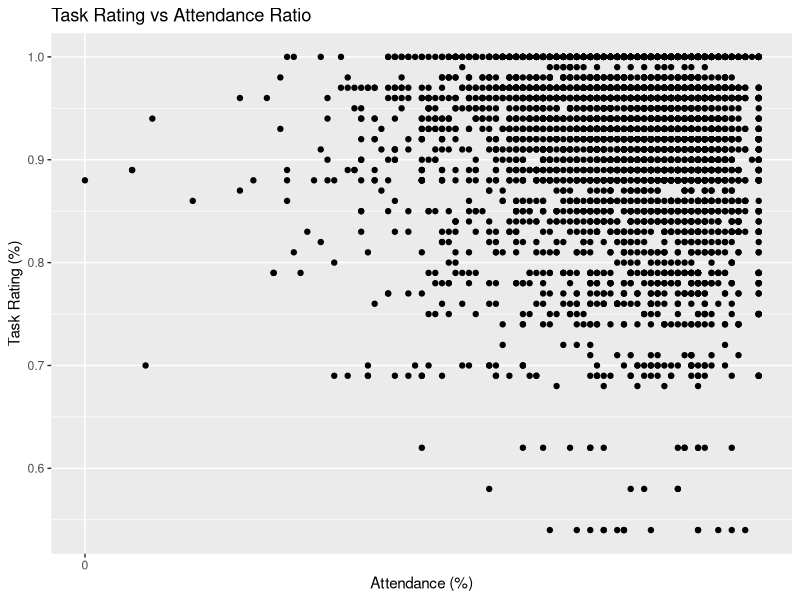
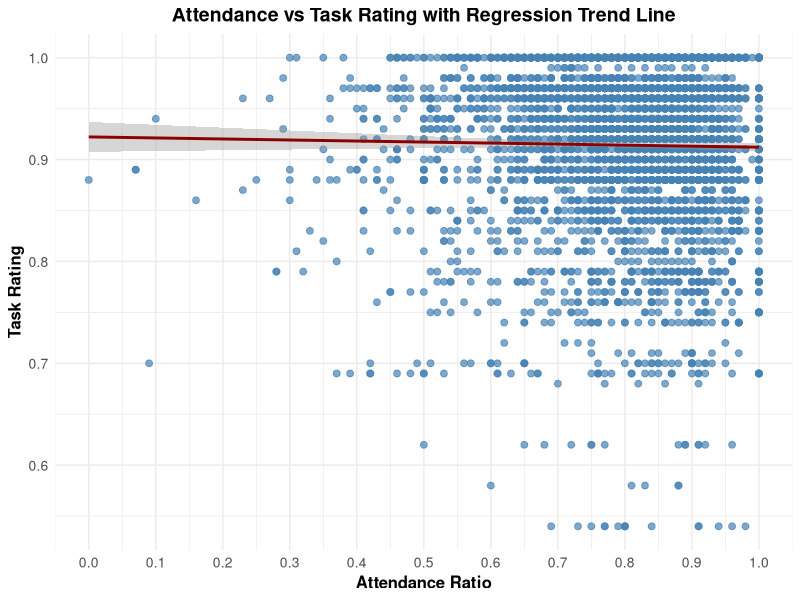
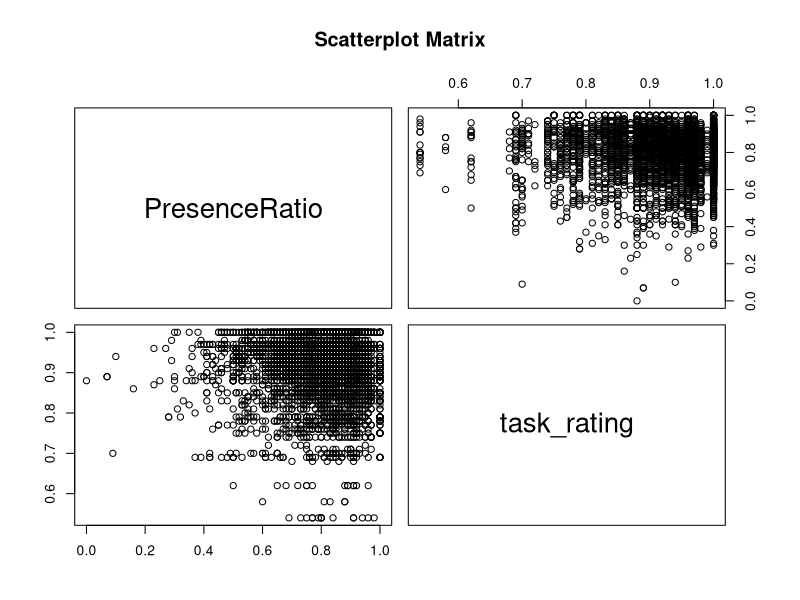
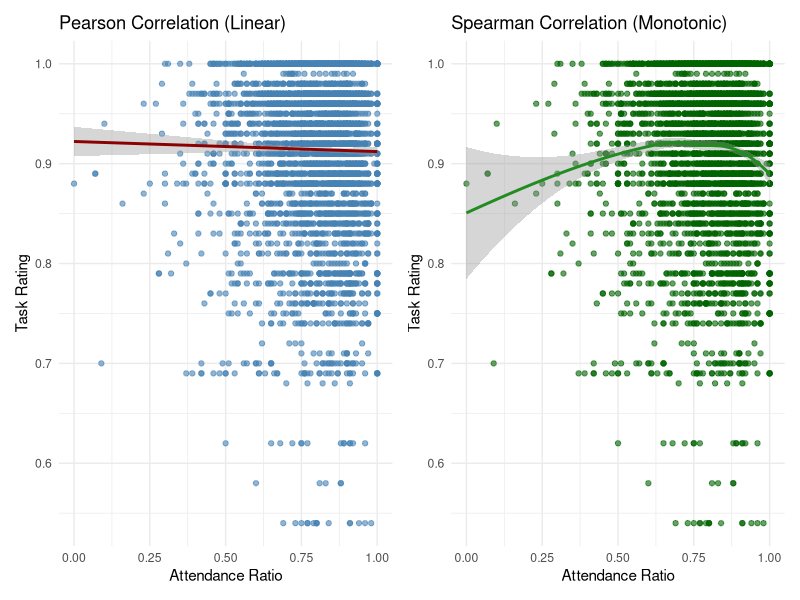
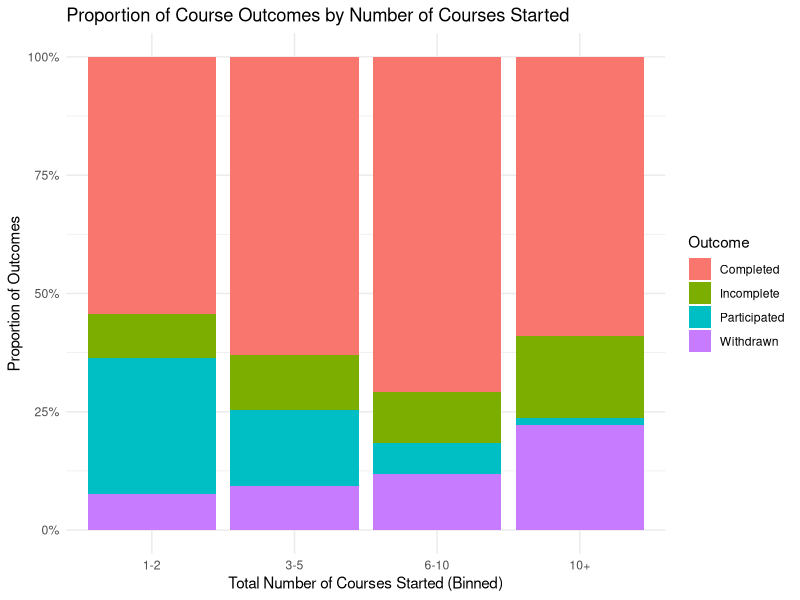
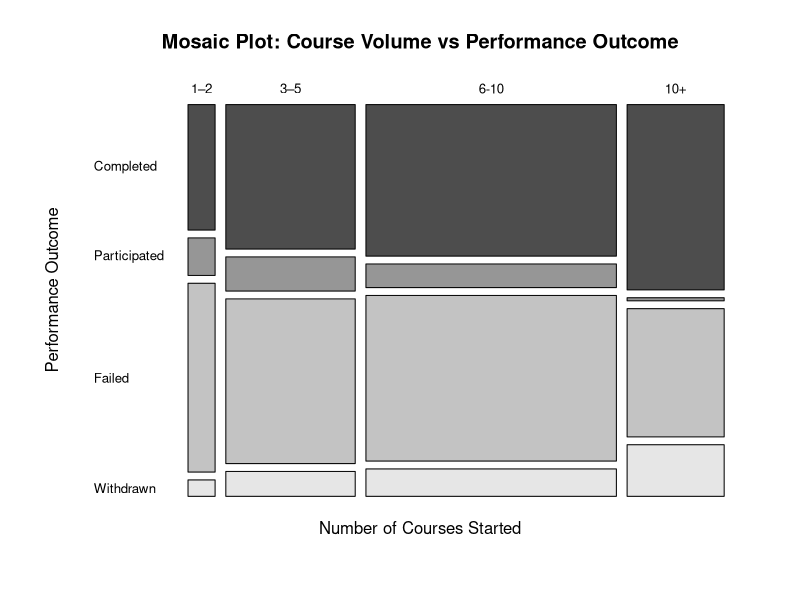
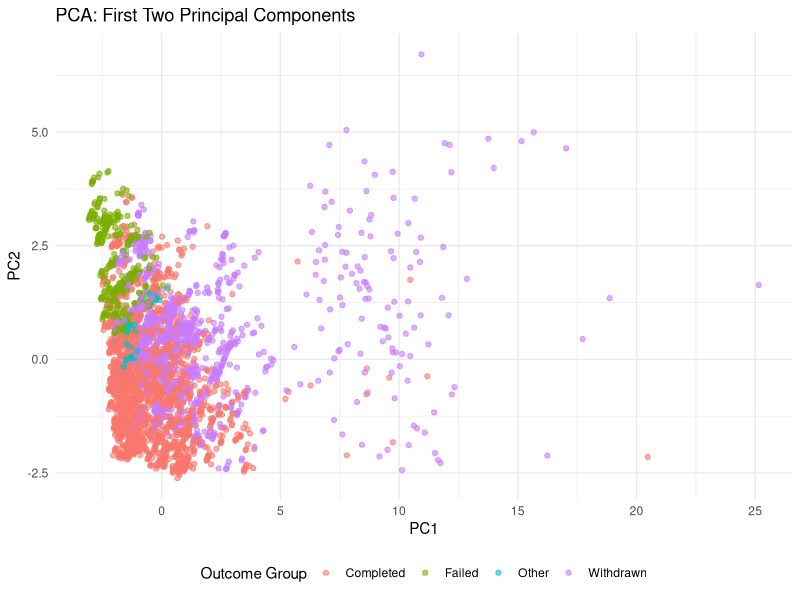

Source code (R) for these figures, in order:
## ---- chunk 1

## ---- chunk 2

## ---- chunk 3
knitr::opts_chunk$set(
  echo = TRUE,        
  warning = FALSE,     
  message = FALSE,     
  error = FALSE,       
  fig.align = "center",
  fig.width = 7,
  fig.height = 5
)

libs<-c("ggplot2", "dplyr", "corrplot", "patchwork", "patchwork", "tidyr", "scales", "vcd")
load_libraries<-function(libs){
new_libs <- libs[!(libs %in% installed.packages()[,"Package"])]
if(length(new_libs)>0) {install.packages(new_libs)}
lapply(libs, library, character.only = TRUE)
}
load_libraries(libs)
## ---- chunk 4
student_performance <- read.csv("../Data/TUMO Yerevan_Students Performance_Table - Sheet1.csv")
## ---- chunk 5
str(student_performance)
## ---- chunk 6
student_info <- read.csv("../Data/TUMO Yerevan Center Report_Students List_Table - Sheet1.csv", colClasses = c("TumoID" = "character"))
str(student_info) # 
## ---- chunk 7
student_info$TumoID <- as.numeric(student_info$TumoID)
options(scipen = 999) 
## ---- chunk 8
student_performance$task_rating <- round(student_performance$Awarded / 
      (student_performance$Awarded + student_performance$Rejected), 2)

student_performance$training_rating <- round(student_performance$Completed / 
      (student_performance$Incomplete + student_performance$Participated +       
         student_performance$Withdrawn + student_performance$Completed), 2)
## ---- chunk 9
str(student_performance)
## ---- chunk 10
table(student_performance$task_rating)
## ---- chunk 11
table(student_performance$training_rating)
## ---- chunk 12
merged_df <- inner_join(student_info, student_performance, by = "TumoID")
## ---- chunk 13
merged_df$PresenceRatio <- round(as.integer(merged_df$PresenceRatio) / 100, 2)
## ---- chunk 14
ggplot(merged_df, aes(x = PresenceRatio, y = task_rating)) +
  geom_point() +
  labs(
    title = "Task Rating vs Attendance Ratio",
    x = "Attendance (%)",
    y = "Task Rating (%)"
  ) +
  scale_x_continuous(breaks = seq(0, 100, 10))
## ---- chunk 15
ggplot(merged_df, aes(x = PresenceRatio, y = task_rating)) +
  geom_point(color = "steelblue", size = 2, alpha = 0.7) +                        # points
  geom_smooth(method = "lm", se = TRUE, color = "darkred", linewidth = 1) +       # trend line with CI
  labs(
    title = "Attendance vs Task Rating with Regression Trend Line",
    x = "Attendance Ratio",
    y = "Task Rating"
  ) +
  scale_x_continuous(breaks = seq(0, 1, 0.1)) +                                  # ticks every 0.1
  theme_minimal() +
  theme(
    plot.title = element_text(hjust = 0.5, face = "bold", size = 14),
    axis.title = element_text(face = "bold", size = 12),
    axis.text = element_text(size = 10)
  )
## ---- chunk 16
pairs(merged_df[, c("PresenceRatio", "task_rating")],
      main = "Scatterplot Matrix")
## ---- chunk 17
spearman_cor_test_result <- cor.test(merged_df$PresenceRatio, merged_df$task_rating,
                            method = "spearman", exact = FALSE, use = "complete.obs")
spearman_cor_test_result
## ---- chunk 18
pearson_cor_test_result <- cor.test(merged_df$PresenceRatio, merged_df$task_rating,
                            method = "pearson", exact = FALSE, use = "complete.obs")
pearson_cor_test_result
## ---- chunk 19
p1 <- ggplot(merged_df, aes(x = PresenceRatio, y = task_rating)) +
  geom_point(alpha = 0.6, color = "steelblue") +
  geom_smooth(method = "lm", se = TRUE, color = "darkred") +
  labs(title = "Pearson Correlation (Linear)",
       x = "Attendance Ratio",
       y = "Task Rating") +
  theme_minimal()

# Spearman scatterplot with loess smooth (captures monotonic relationship)
p2 <- ggplot(merged_df, aes(x = PresenceRatio, y = task_rating)) +
  geom_point(alpha = 0.6, color = "darkgreen") +
  geom_smooth(method = "loess", se = TRUE, color = "forestgreen") +
  labs(title = "Spearman Correlation (Monotonic)",
       x = "Attendance Ratio",
       y = "Task Rating") +
  theme_minimal()

p1 + p2
## ---- chunk 20
course_outcomes <- merged_df %>%
  mutate(total_courses = Completed + Incomplete + Participated + Withdrawn) %>%
  pivot_longer(
    cols = c(Completed, Incomplete, Participated, Withdrawn),
    names_to = "Outcome",
    values_to = "Count"
  )
## ---- chunk 21
course_outcomes <- course_outcomes %>%
  mutate(total_bin = cut(total_courses, breaks = c(0, 2, 5, 10, Inf),
                         labels = c("1-2", "3-5", "6-10", "10+"), right = FALSE))

ggplot(course_outcomes, aes(x = total_bin, y = Count, fill = Outcome)) +
  geom_bar(stat = "identity", position = "fill") +
  scale_y_continuous(labels = percent_format()) +
  labs(
    title = "Proportion of Course Outcomes by Number of Courses Started",
    x = "Total Number of Courses Started (Binned)",
    y = "Proportion of Outcomes",
    fill = "Outcome"
  ) +
  theme_minimal()
## ---- chunk 22
df <- merged_df %>%
  mutate(
    total_courses = Completed + Participated + Rejected + Withdrawn,
    course_volume_group = cut(
      total_courses,
      breaks = c(-Inf, 2, 5, 10, Inf),
      labels = c("1–2", "3–5", "6-10", "10+")
    )
  )

outcome_table <- df %>%
  group_by(course_volume_group) %>%
  summarise(
    Completed = sum(Completed, na.rm = TRUE),
    Participated = sum(Participated, na.rm = TRUE),
    Failed = sum(Rejected, na.rm = TRUE),
    Withdrawn = sum(Withdrawn, na.rm = TRUE)
  )
## ---- chunk 23
outcome_matrix <- as.matrix(outcome_table[, -1])
rownames(outcome_matrix) <- outcome_table$course_volume_group
chisq_result <- chisq.test(outcome_matrix)
## ---- chunk 24
outcome_matrix
## ---- chunk 25
chisq_result
## ---- chunk 26
mosaicplot(outcome_matrix,
           main = "Mosaic Plot: Course Volume vs Performance Outcome",
           color = TRUE,
           xlab = "Number of Courses Started",
           ylab = "Performance Outcome",
           las = 1,          
           cex.axis = 0.8) 
## ---- chunk 27
merged_df$main_outcome_group <- case_when(
  merged_df$Withdrawn > 0 ~ "Withdrawn",
  merged_df$Completed > 0 ~ "Completed",
  merged_df$Rejected > 0 ~ "Failed",
  TRUE ~ "Other"
)
## ---- chunk 28
t.test(PresenceRatio ~ main_outcome_group, 
       data = merged_df %>% filter(main_outcome_group %in% c("Withdrawn", "Completed")))
## ---- chunk 29
t.test(PresenceRatio ~ main_outcome_group, 
       data = merged_df %>% filter(main_outcome_group %in% c("Withdrawn", "Failed")))
## ---- chunk 30
df_numeric <- merged_df %>%
  select(where(is.numeric)) %>%
  na.omit()

groups <- merged_df %>%
  filter(complete.cases(select(., where(is.numeric)))) %>%
  pull(main_outcome_group)
## ---- chunk 31
pca_result <- prcomp(df_numeric, center = TRUE, scale. = TRUE)

pca_df <- as.data.frame(pca_result$x)
pca_df$Group <- groups
## ---- chunk 32
ggplot(pca_df, aes(x = PC1, y = PC2, color = Group)) +
  geom_point(alpha = 0.6, size = 1.5) +
  labs(title = "PCA: First Two Principal Components",
       color = "Outcome Group") +
  theme_minimal() +
  theme(legend.position = "bottom")

